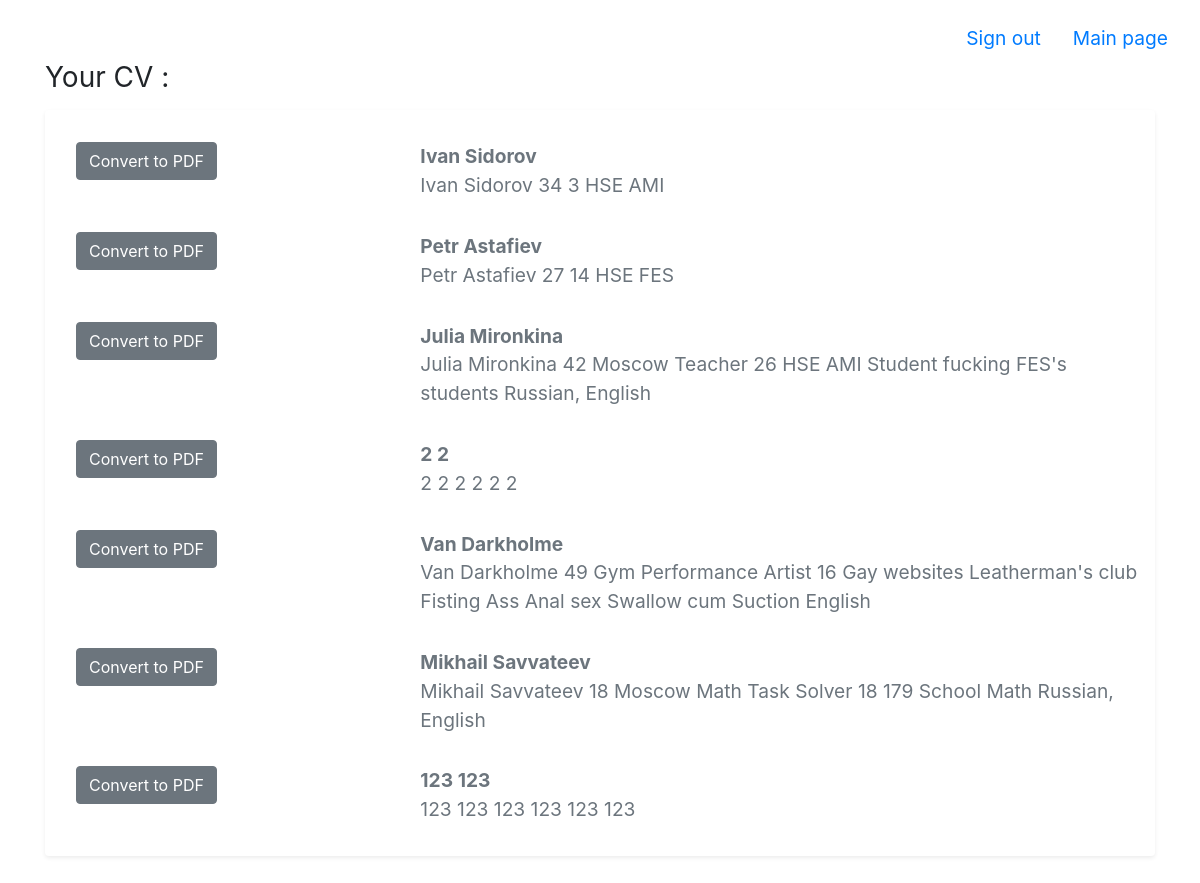
/cvs/ (signed in), run on an earlier commit of the app's database.
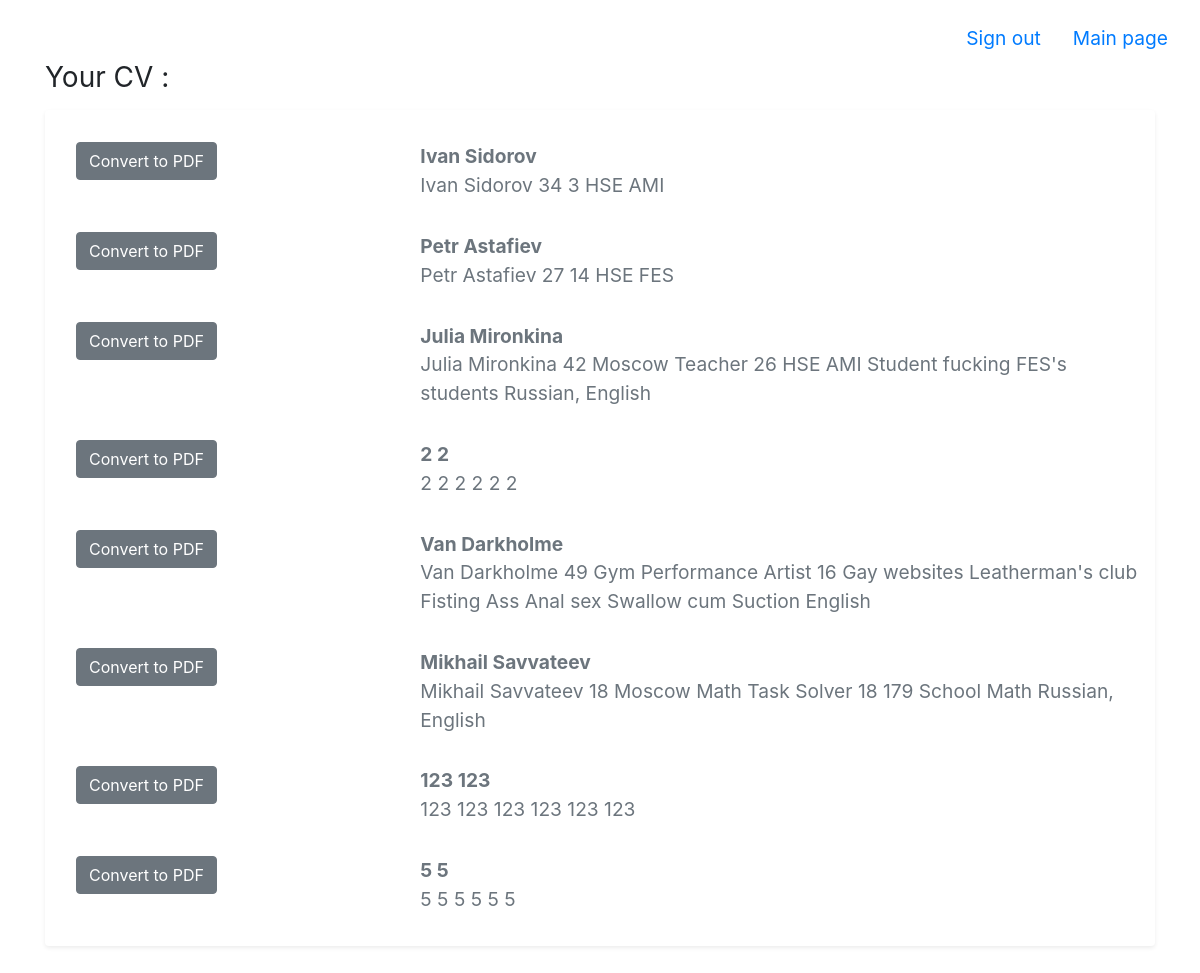
And on a later commit of the database.
### cvapp/models.py (models this page shows, shortened)
class CV(models.Model):
    first_name = models.CharField(max_length=20)
    last_name = models.CharField(max_length=20)
    age = models.IntegerField()
    city = models.CharField(max_length=20)
    post = models.CharField(max_length=100)
    experience = models.IntegerField()
    education = models.TextField(blank=True)
    key_skills = models.TextField(blank=True)
    languages = models.TextField(blank=True)
    username = models.ForeignKey(
        User,
        on_delete=models.CASCADE
    )
    image = models.ImageField(blank=True, verbose_name="your photo")
    def __str__(self):
        return f"{self.first_name} {self.last_name}\n \
               {self.age}\n \
               {self.city}\n \
               {self.post}\n \
               {self.experience}\n \
               {self.education}\n \
               {self.key_skills}\n \
               {self.languages}\n";

### cvapp/views.py (the view)
# urls.py: path("cvs/", ListOfCV.as_view(), name="cvs"),
class ListOfCV(LoginRequiredMixin, Mixin, ListView):
    model = CV
    template_name = "cvs_exp.html"
    def get_context_data(self, object_list=None, **kwargs):
        context = super().get_context_data(**kwargs)
        context.update(self.get_context_mixin(request=self.request, **kwargs))
        return context

### cvapp/utils.py (called while the page is built)
    def get_context_mixin(self, request=None, **kwargs):
        context = kwargs
        if request and request.user.is_authenticated:
            context["menu"] = exit_menu
        else:
            context["menu"] = enter_menu
        return context

### cvapp/templates/cvs_exp.html (shortened to what this page needs)
{% extends 'base.html' %}
{% load tags %}
{% block content %}
<h1 class="h3 mb-3 font-weight-normal">Your CV :</h1>
<div class="my-3 p-3 bg-white rounded shadow-sm">
  {% for cv in object_list %}
    {% if request.user.id == cv.username.id %}
      <div class="media text-muted pt-3">
        <div class="col-md-4">
        <form action="{% url 'load' cv.id %}">
          <button class="btn btn-secondary">
              Convert to PDF
          </button>
        </form>
        </div>
        <big>
        <p>
          <strong class="d-block text-gray-dark">{{cv.first_name}} {{cv.last_name}}</strong>
          {{cv}}
        </p>
        </big>
      </div>
    {% endif %}
  {% endfor %}
</div>
{% endblock  %}

### cvapp/templates/base.html (shortened to what this page needs)
{% load static %}
<!DOCTYPE html>
<html xmlns="http://www.w3.org/1999/html">
<head>
    <link rel="stylesheet" href="https://stackpath.bootstrapcdn.com/bootstrap/4.4.1/css/bootstrap.min.css">
</head>
<body>
    <div class="cover-container d-flex w-100 h-100 p-3 mx-auto flex-column">
    {% block  mainmenu %}
    <header class="d-flex justify-content-end ">
      <ul class="nav nav-pills">
          {% for m in menu %}
             <big><li class="nav-item"><a class="nav-link" href="{% url m.url %}">{{m.title}}</a></li></big>
          {% endfor %}
      </ul>
    </header>
    {% endblock %}
    <main role="main" class="container">
    {% block content %}
    {% endblock %}
    </main>
    </div>
</body>
</html>

What changed in the data, as far as the page shows it:
added CV: first_name "5", last_name "5", first_name+last_name+age "5 5 5 5 5 5"
